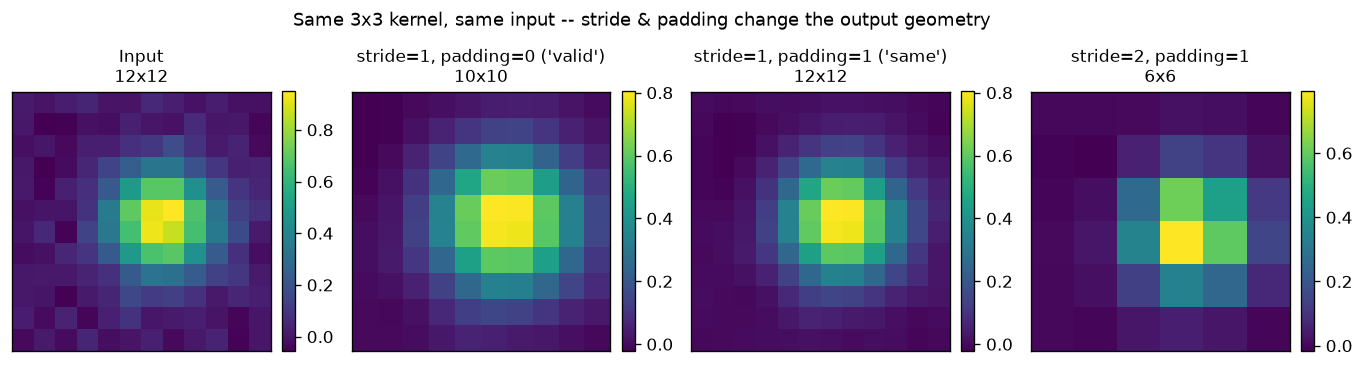

The script that saved this image:
"""
Kernels, stride, and padding, made visible.

Same 3x3 kernel, same input image -- three different (stride, padding)
settings produce three very different output feature-map sizes. This
makes the output-size formula concrete instead of abstract algebra.
"""
import numpy as np
import matplotlib.pyplot as plt

np.random.seed(42)

# ---- Build a tiny synthetic 12x12 "image": a soft blob on a dark field ----
n = 12
yy, xx = np.mgrid[0:n, 0:n]
cy, cx = 5.5, 6.5
img = np.exp(-((yy - cy) ** 2 + (xx - cx) ** 2) / 6.0)   # smooth Gaussian bump
img += 0.03 * np.random.randn(n, n)                       # tiny sensor noise

# ---- A simple averaging/blur kernel (keeps the demo about geometry, ----
# ---- not about what the kernel detects) --------------------------------
kernel = np.array([[1, 2, 1],
                    [2, 4, 2],
                    [1, 2, 1]], dtype=float)
kernel /= kernel.sum()
k = kernel.shape[0]


def conv2d(image, kernel, stride=1, padding=0):
    """Manual cross-correlation with explicit stride and zero-padding."""
    k = kernel.shape[0]
    if padding > 0:
        image = np.pad(image, padding, mode="constant", constant_values=0.0)
    h, w = image.shape
    out_h = (h - k) // stride + 1                 # the formula from today's lesson
    out_w = (w - k) // stride + 1
    out = np.zeros((out_h, out_w))
    for i in range(out_h):
        for j in range(out_w):
            r, c = i * stride, j * stride           # top-left corner of this window, jumping by `stride`
            patch = image[r:r + k, c:c + k]
            out[i, j] = np.sum(patch * kernel)
    return out


# Three settings, same kernel, same input:
valid = conv2d(img, kernel, stride=1, padding=0)      # "valid": shrinks
same = conv2d(img, kernel, stride=1, padding=(k - 1) // 2)   # "same": size-preserving
strided = conv2d(img, kernel, stride=2, padding=(k - 1) // 2)  # stride-2 downsample

panels = [
    (img, f"Input\n{img.shape[0]}x{img.shape[1]}"),
    (valid, f"stride=1, padding=0 ('valid')\n{valid.shape[0]}x{valid.shape[1]}"),
    (same, f"stride=1, padding=1 ('same')\n{same.shape[0]}x{same.shape[1]}"),
    (strided, f"stride=2, padding=1\n{strided.shape[0]}x{strided.shape[1]}"),
]

fig, axes = plt.subplots(1, 4, figsize=(14, 3.6))
for ax, (data, title) in zip(axes, panels):
    im = ax.imshow(data, cmap="viridis")
    ax.set_title(title, fontsize=10)
    ax.set_xticks([])
    ax.set_yticks([])
    fig.colorbar(im, ax=ax, fraction=0.046, pad=0.04)

fig.suptitle("Same 3x3 kernel, same input -- stride & padding change the output geometry", fontsize=11)
plt.savefig("graph_DAY_34.png", dpi=120, bbox_inches="tight")
